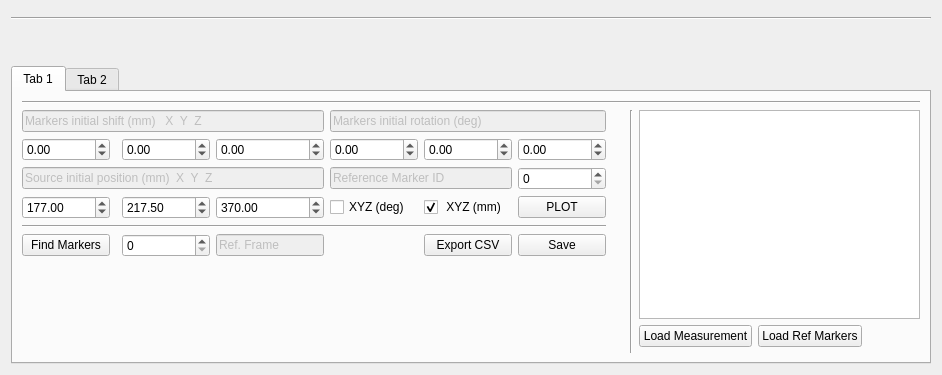
          <widget class="QWidget" name="tab_15">
           <attribute name="title">
            <string>Calibration</string>
           </attribute>
           <layout class="QGridLayout" name="gridLayout_11">
            <item row="2" column="0" colspan="3">
             <widget class="Line" name="line_9">
              <property name="orientation">
               <enum>Qt::Horizontal</enum>
              </property>
             </widget>
            </item>
            <item row="1" column="0">
             <widget class="QWidget" name="IrIS_cal_widget01" native="true"/>
            </item>
            <item row="1" column="1">
             <widget class="QWidget" name="IrIS_cal_widget02" native="true">
              <property name="enabled">
               <bool>true</bool>
              </property>
             </widget>
            </item>
            <item row="3" column="0">
             <spacer name="verticalSpacer_6">
              <property name="orientation">
               <enum>Qt::Vertical</enum>
              </property>
              <property name="sizeHint" stdset="0">
               <size>
                <width>20</width>
                <height>40</height>
               </size>
              </property>
             </spacer>
            </item>
            <item row="4" column="0" colspan="3">
             <widget class="QTabWidget" name="tabWidget_7">
              <property name="currentIndex">
               <number>0</number>
              </property>
              <widget class="QWidget" name="tab_28">
               <attribute name="title">
                <string>Tab 1</string>
               </attribute>
               <layout class="QGridLayout" name="gridLayout_27">
                <item row="3" column="2">
                 <widget class="QDoubleSpinBox" name="IrIS_cal_MK_02">
                  <property name="minimum">
                   <double>-999999.000000000000000</double>
                  </property>
                  <property name="maximum">
                   <double>9999999.000000000000000</double>
                  </property>
                  <property name="value">
                   <double>0.000000000000000</double>
                  </property>
                 </widget>
                </item>
                <item row="5" column="0">
                 <widget class="QDoubleSpinBox" name="IrIS_cal_Sour_01">
                  <property name="minimum">
                   <double>-999999.000000000000000</double>
                  </property>
                  <property name="maximum">
                   <double>9999999.000000000000000</double>
                  </property>
                  <property name="value">
                   <double>177.000000000000000</double>
                  </property>
                 </widget>
                </item>
                <item row="18" column="13">
                 <spacer name="horizontalSpacer_21">
                  <property name="orientation">
                   <enum>Qt::Horizontal</enum>
                  </property>
                  <property name="sizeHint" stdset="0">
                   <size>
                    <width>40</width>
                    <height>20</height>
                   </size>
                  </property>
                 </spacer>
                </item>
                <item row="3" column="6">
                 <widget class="QDoubleSpinBox" name="IrIS_cal_MK_06">
                  <property name="minimum">
                   <double>-999999.000000000000000</double>
                  </property>
                  <property name="maximum">
                   <double>9999999.000000000000000</double>
                  </property>
                 </widget>
                </item>
                <item row="3" column="0">
                 <widget class="QDoubleSpinBox" name="IrIS_cal_MK_01">
                  <property name="minimum">
                   <double>-999999.000000000000000</double>
                  </property>
                  <property name="maximum">
                   <double>9999999.000000000000000</double>
                  </property>
                  <property name="value">
                   <double>0.000000000000000</double>
                  </property>
                 </widget>
                </item>
                <item row="3" column="3">
                 <widget class="QDoubleSpinBox" name="IrIS_cal_MK_03">
                  <property name="minimum">
                   <double>-999999.000000000000000</double>
                  </property>
                  <property name="maximum">
                   <double>9999999.000000000000000</double>
                  </property>
                 </widget>
                </item>
                <item row="1" column="0" colspan="16">
                 <widget class="Line" name="line_20">
                  <property name="orientation">
                   <enum>Qt::Horizontal</enum>
                  </property>
                 </widget>
                </item>
                <item row="18" column="11">
                 <widget class="QPushButton" name="IrIS_cal_load_meas">
                  <property name="text">
                   <string>Load Measurement</string>
                  </property>
                 </widget>
                </item>
                <item row="3" column="4">
                 <widget class="QDoubleSpinBox" name="IrIS_cal_MK_04">
                  <property name="minimum">
                   <double>-999999.000000000000000</double>
                  </property>
                  <property name="maximum">
                   <double>9999999.000000000000000</double>
                  </property>
                 </widget>
                </item>
                <item row="2" column="11" rowspan="16" colspan="5">
                 <widget class="QTableWidget" name="IrIS_cal_ref_table"/>
                </item>
                <item row="2" column="0" colspan="4">
                 <widget class="QLineEdit" name="lineEdit_44">
                  <property name="enabled">
                   <bool>false</bool>
                  </property>
                  <property name="text">
                   <string>Markers initial shift (mm)   X  Y  Z</string>
                  </property>
                 </widget>
                </item>
                <item row="18" column="12">
                 <widget class="QPushButton" name="IrIS_cal_load_ref">
                  <property name="text">
                   <string>Load Ref Markers</string>
                  </property>
                 </widget>
                </item>
                <item row="2" column="10" rowspan="18">
                 <widget class="Line" name="line_21">
                  <property name="orientation">
                   <enum>Qt::Vertical</enum>
                  </property>
                 </widget>
                </item>
                <item row="3" column="5">
                 <widget class="QDoubleSpinBox" name="IrIS_cal_MK_05">
                  <property name="minimum">
                   <double>-999999.000000000000000</double>
                  </property>
                  <property name="maximum">
                   <double>9999999.000000000000000</double>
                  </property>
                 </widget>
                </item>
                <item row="2" column="4" colspan="3">
                 <widget class="QLineEdit" name="lineEdit_45">
                  <property name="enabled">
                   <bool>false</bool>
                  </property>
                  <property name="text">
                   <string>Markers initial rotation (deg)</string>
                  </property>
                 </widget>
                </item>
                <item row="4" column="0" colspan="4">
                 <widget class="QLineEdit" name="lineEdit_43">
                  <property name="enabled">
                   <bool>false</bool>
                  </property>
                  <property name="text">
                   <string>Source initial position (mm)  X  Y  Z</string>
                  </property>
                 </widget>
                </item>
                <item row="5" column="2">
                 <widget class="QDoubleSpinBox" name="IrIS_cal_Sour_02">
                  <property name="minimum">
                   <double>-999999.000000000000000</double>
                  </property>
                  <property name="maximum">
                   <double>9999999.000000000000000</double>
                  </property>
                  <property name="value">
                   <double>217.500000000000000</double>
                  </property>
                 </widget>
                </item>
                <item row="5" column="3">
                 <widget class="QDoubleSpinBox" name="IrIS_cal_Sour_03">
                  <property name="minimum">
                   <double>-999999.000000000000000</double>
                  </property>
                  <property name="maximum">
                   <double>9999999.000000000000000</double>
                  </property>
                  <property name="value">
                   <double>370.000000000000000</double>
                  </property>
                 </widget>
                </item>
                <item row="4" column="4" colspan="2">
                 <widget class="QLineEdit" name="lineEdit_40">
                  <property name="enabled">
                   <bool>false</bool>
                  </property>
                  <property name="text">
                   <string>Reference Marker ID</string>
                  </property>
                 </widget>
                </item>
                <item row="4" column="6">
                 <widget class="QSpinBox" name="IrIS_cal_Ref_MK_ID">
                  <property name="value">
                   <number>0</number>
                  </property>
                 </widget>
                </item>
                <item row="5" column="4">
                 <widget class="QCheckBox" name="IrIS_Cal_plot_deg">
                  <property name="text">
                   <string>XYZ (deg)</string>
                  </property>
                 </widget>
                </item>
                <item row="5" column="5">
                 <widget class="QCheckBox" name="IrIS_Cal_plot_mm">
                  <property name="text">
                   <string> XYZ (mm)</string>
                  </property>
                  <property name="checked">
                   <bool>true</bool>
                  </property>
                 </widget>
                </item>
                <item row="5" column="6">
                 <widget class="QPushButton" name="IrIS_cal_plot">
                  <property name="text">
                   <string>PLOT</string>
                  </property>
                 </widget>
                </item>
                <item row="6" column="0" colspan="7">
                 <widget class="Line" name="line_22">
                  <property name="orientation">
                   <enum>Qt::Horizontal</enum>
                  </property>
                 </widget>
                </item>
                <item row="7" column="6">
                 <widget class="QPushButton" name="IrIS_cal_save">
                  <property name="text">
                   <string>Save</string>
                  </property>
                 </widget>
                </item>
                <item row="7" column="5">
                 <widget class="QPushButton" name="IrIS_cal_export">
                  <property name="text">
                   <string>Export CSV</string>
                  </property>
                 </widget>
                </item>
                <item row="7" column="0">
                 <widget class="QPushButton" name="IrIS_cal_findMK">
                  <property name="text">
                   <string>Find Markers</string>
                  </property>
                 </widget>
                </item>
                <item row="7" column="2">
                 <widget class="QSpinBox" name="ref_frame_cal_IrIS"/>
                </item>
                <item row="7" column="3">
                 <widget class="QLineEdit" name="lineEdit_11">
                  <property name="enabled">
                   <bool>false</bool>
                  </property>
                  <property name="text">
                   <string>Ref. Frame</string>
                  </property>
                 </widget>
                </item>
               </layout>
              </widget>
              <widget class="QWidget" name="tab_29">
               <attribute name="title">
                <string>Tab 2</string>
               </attribute>
              </widget>
             </widget>
            </item>
           </layout>
          </widget>
